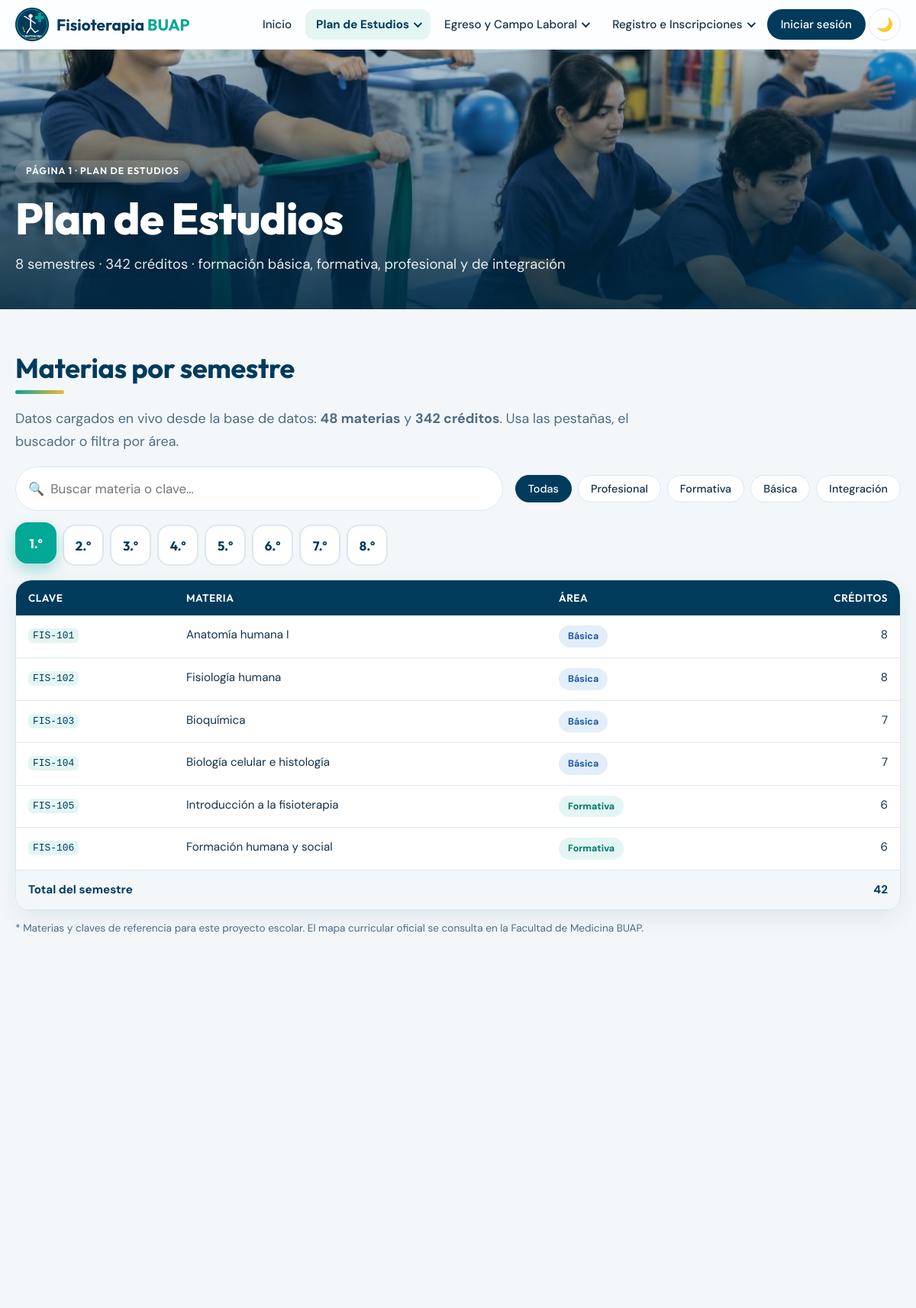
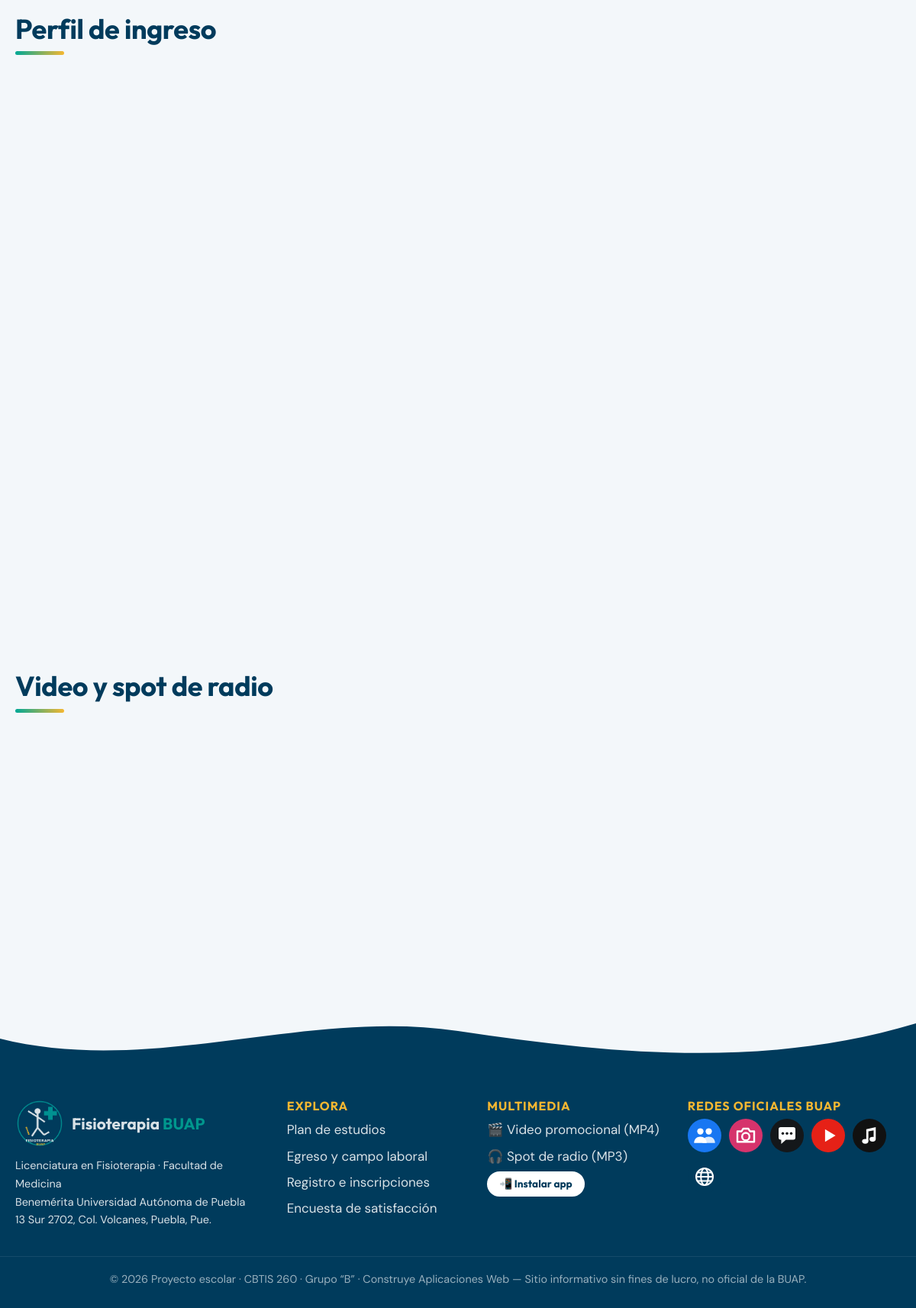
The app's page /plan.php with its own data (2 pictures, top to bottom).
### tables this page shows
CREATE TABLE materias (
  id        INT UNSIGNED NOT NULL AUTO_INCREMENT,
  semestre  TINYINT UNSIGNED NOT NULL,
  clave     VARCHAR(12)  NOT NULL,
  nombre    VARCHAR(120) NOT NULL,
  area      VARCHAR(20)  NOT NULL,      
  creditos  TINYINT UNSIGNED NOT NULL DEFAULT 6,
  PRIMARY KEY (id),
  UNIQUE KEY uq_materias_clave (clave),
  KEY idx_materias_semestre (semestre)
);

### auth.php (called while the page is built, shortened)
<?php
require_once __DIR__ . '/db.php';
function e($texto): string
{
    return htmlspecialchars((string)($texto ?? ''), ENT_QUOTES, 'UTF-8');
}
function usuario(): ?array
{
    return $_SESSION['usuario'] ?? null;
}

### db.php (called while the page is built, shortened)
<?php
function db(): PDO
{
    static $pdo = null;
    if ($pdo instanceof PDO) {
        return $pdo;
    }
    $opciones = [
        PDO::ATTR_ERRMODE            => PDO::ERRMODE_EXCEPTION,
        PDO::ATTR_DEFAULT_FETCH_MODE => PDO::FETCH_ASSOC,
        PDO::ATTR_EMULATE_PREPARES   => false,
    ];
    try {
        if (DB_DRIVER === 'sqlite') {
            $pdo = new PDO('sqlite:' . DB_NAME, null, null, $opciones);
        } else {
            $dsn = 'mysql:host=' . DB_HOST . ';port=' . DB_PORT . ';dbname=' . DB_NAME . ';charset=utf8mb4';
            $pdo = new PDO($dsn, DB_USER, DB_PASS, $opciones);
        }
    } catch (PDOException $ex) {
        error_log('Error de conexión: ' . $ex->getMessage());
        http_response_code(500);
        $titulo = 'Sin conexión a la base de datos';
        include __DIR__ . '/error_db.php';
        exit;
    }
    return $pdo;
}
function q(string $sql, array $params = []): PDOStatement
{
    $st = db()->prepare($sql);
    $st->execute($params);
    return $st;
}

### plan.php (the view, shortened to what this page needs)
<?php
$pagina = 'plan';
$banner = ['img' => 'assets/img/fisio2.jpg', 'etiqueta' => 'Página 1 · Plan de estudios', 'titulo' => 'Plan de Estudios', 'sub' => '8 semestres · 342 créditos · formación básica, formativa, profesional y de integración'];
require __DIR__ . '/includes/header.php';
$materias = q('SELECT semestre, clave, nombre, area, creditos FROM materias ORDER BY semestre, clave')->fetchAll();
$porSem = [];
foreach ($materias as $m) {
    $porSem[(int)$m['semestre']][] = $m;
}
$areas = q('SELECT area, COUNT(*) AS n, SUM(creditos) AS cr FROM materias GROUP BY area ORDER BY cr DESC')->fetchAll();
$totalCr = array_sum(array_column($materias, 'creditos'));
$slug = fn($a) => strtolower(strtr($a, ['á' => 'a', 'é' => 'e', 'í' => 'i', 'ó' => 'o', 'ú' => 'u', 'Á' => 'a']));
?>
<section class="contenedor" id="semestres">
  <div class="cabecera-sec">
    <h2 class="titulo-sec">Materias por semestre</h2>
  </div>
  <p class="lead">Datos cargados en vivo desde la base de datos: <b><?= count($materias) ?> materias</b> y <b><?= (int)$totalCr ?> créditos</b>. Usa las pestañas, el buscador o filtra por área.</p>
  <div class="herramientas">
    <label class="buscador"><span aria-hidden="true">🔍</span><input type="search" id="buscaMateria" placeholder="Buscar materia o clave…" aria-label="Buscar materia"></label>
    <div class="filtros" id="filtrosArea" role="group" aria-label="Filtrar por área">
      <button class="chip-filtro activo" data-area="todas">Todas</button>
      <?php foreach ($areas as $a): ?>
        <button class="chip-filtro" data-area="<?= e($slug($a['area'])) ?>"><?= e($a['area']) ?></button>
      <?php endforeach; ?>
    </div>
  </div>
  <div class="tabs" id="tabs" role="tablist">
    <?php for ($s = 1; $s <= 8; $s++): ?>
      <button class="tab<?= $s === 1 ? ' activo' : '' ?>" role="tab" data-sem="<?= $s ?>" aria-selected="<?= $s === 1 ? 'true' : 'false' ?>"><?= $s ?>.º</button>
    <?php endfor; ?>
  </div>
  <div id="paneles">
    <?php for ($s = 1; $s <= 8; $s++): $lista = $porSem[$s] ?? []; $suma = array_sum(array_column($lista, 'creditos')); ?>
    <div class="panel-sem<?= $s === 1 ? ' visible' : '' ?>" data-sem="<?= $s ?>" role="tabpanel">
      <div class="scroll-x tarjeta-tabla">
        <table class="tabla">
          <thead><tr><th>Clave</th><th>Materia</th><th>Área</th><th class="num">Créditos</th></tr></thead>
          <tbody>
          <?php if (!$lista): ?>
            <tr class="vacio"><td colspan="4">Sin materias registradas.</td></tr>
          <?php else: foreach ($lista as $m): ?>
            <tr data-area="<?= e($slug($m['area'])) ?>">
              <td><code><?= e($m['clave']) ?></code></td>
              <td><?= e($m['nombre']) ?></td>
              <td><span class="chip area-<?= e($slug($m['area'])) ?>"><?= e($m['area']) ?></span></td>
              <td class="num"><?= (int)$m['creditos'] ?></td>
            </tr>
          <?php endforeach; endif; ?>
          </tbody>
          <?php if ($lista): ?><tfoot><tr><td colspan="3">Total del semestre</td><td class="num"><?= (int)$suma ?></td></tr></tfoot><?php endif; ?>
        </table>
      </div>
    </div>
    <?php endfor; ?>
  </div>
  <p class="nota">* Materias y claves de referencia para este proyecto escolar. El mapa curricular oficial se consulta en la Facultad de Medicina BUAP.</p>
</section>
<section class="contenedor dos-col">
</section>
<section class="contenedor" id="ingreso">
  <h2 class="titulo-sec">Perfil de ingreso</h2>
  <div class="grid-3">
  </div>
</section>
<section class="contenedor" id="multimedia">
  <h2 class="titulo-sec">Video y spot de radio</h2>
  <div class="dos-col">
  </div>
</section>
<?php require __DIR__ . '/includes/footer.php'; ?>

### header.php (shortened to what this page needs)
<?php
require_once __DIR__ . '/auth.php';
$pagina      = $pagina ?? '';
$u           = usuario();
$activo      = fn(string ...$p) => in_array($pagina, $p, true) ? ' activo' : '';
?>
<!DOCTYPE html>
<html lang="es">
<head>
<link rel="stylesheet" href="assets/css/style.css?v=3">
</head>
<body data-pagina="<?= e($pagina) ?>">
<header class="nav" id="nav">
  <a href="index.php" class="marca" aria-label="Inicio Fisioterapia BUAP">
    <img src="assets/img/logo-web.png" alt="" width="44" height="44">
    <span>Fisioterapia<b>BUAP</b></span>
  </a>
  <nav id="menu" aria-label="Menú principal">
    <ul class="menu">
      <li><a href="index.php" class="enlace<?= $activo('inicio') ?>">Inicio</a></li>
      <li class="dropdown">
        <button class="enlace<?= $activo('plan', 'materias') ?>" aria-expanded="false">Plan de Estudios <i class="flecha"></i></button>
      </li>
      <li class="dropdown">
        <button class="enlace<?= $activo('campo') ?>" aria-expanded="false">Egreso y Campo Laboral <i class="flecha"></i></button>
      </li>
      <li class="dropdown">
        <button class="enlace<?= $activo('registro', 'encuesta') ?>" aria-expanded="false">Registro e Inscripciones <i class="flecha"></i></button>
      </li>
      <?php if ($u): ?>
      <li class="dropdown cuenta">
        <button class="enlace btn-nav" aria-expanded="false"><span class="avatar"><?= e(mb_strtoupper(mb_substr($u['nombre'], 0, 1))) ?></span><?= e(primer_nombre($u['nombre'])) ?> <i class="flecha"></i></button>
        <ul class="submenu derecha">
          <li class="sub-info"><small><?= e($u['correo']) ?></small><b><?= $u['rol'] === 'admin' ? 'Administrador' : 'Aspirante' ?></b></li>
          <li><a href="registro.php#ficha"><span>📝</span>Mis fichas</a></li>
          <?php if (es_admin()): ?>
          <li><a href="panel.php"><span>📊</span>Panel de control</a></li>
          <li><a href="materias.php"><span>🛠️</span>CRUD de materias</a></li>
          <?php endif; ?>
          <li><a href="logout.php"><span>🚪</span>Cerrar sesión</a></li>
        </ul>
      </li>
      <?php else: ?>
      <li><a href="login.php" class="enlace btn-nav<?= $activo('login') ?>">Iniciar sesión</a></li>
      <?php endif; ?>
      <li><button class="tema" id="tema" aria-label="Cambiar a modo oscuro" title="Modo claro / oscuro">🌙</button></li>
    </ul>
  </nav>
</header>
<main id="contenido">
<?php if (!empty($banner)): ?>
<section class="banner">
  <img class="banner-img" src="<?= e($banner['img']) ?>" alt="" fetchpriority="high">
  <div class="banner-txt">
    <?php if (!empty($banner['etiqueta'])): ?><span class="etiqueta"><?= e($banner['etiqueta']) ?></span><?php endif; ?>
    <h1><?= e($banner['titulo']) ?></h1>
    <?php if (!empty($banner['sub'])): ?><p><?= e($banner['sub']) ?></p><?php endif; ?>
  </div>
</section>
<?php endif; ?>

### footer.php (shortened to what this page needs)
</main>
<footer class="pie">
  <div class="pie-ola" aria-hidden="true">
    <svg viewBox="0 0 1440 80" preserveAspectRatio="none"><path d="M0 40 C 240 90 480 0 720 30 S 1200 80 1440 20 V80 H0Z"/></svg>
  </div>
  <div class="pie-grid">
    <div>
      <a href="index.php" class="marca marca-pie"><img src="assets/img/logo-web.png" alt="Logo de la Licenciatura en Fisioterapia BUAP" width="64" height="64"><span>Fisioterapia<b>BUAP</b></span></a>
      <p>Licenciatura en Fisioterapia · Facultad de Medicina<br>Benemérita Universidad Autónoma de Puebla<br>13 Sur 2702, Col. Volcanes, Puebla, Pue.</p>
    </div>
    <div>
      <h4>Explora</h4>
      <ul>
        <li><a href="plan.php">Plan de estudios</a></li>
        <li><a href="campo.php">Egreso y campo laboral</a></li>
        <li><a href="registro.php">Registro e inscripciones</a></li>
        <li><a href="encuesta.php">Encuesta de satisfacción</a></li>
      </ul>
    </div>
    <div>
      <h4>Multimedia</h4>
      <ul>
        <li><a href="assets/media/promo_fisioterapia.mp4" target="_blank" rel="noopener">🎬 Video promocional (MP4)</a></li>
        <li><a href="assets/media/spot_fisioterapia.mp3" target="_blank" rel="noopener">🎧 Spot de radio (MP3)</a></li>
      </ul>
      <button id="instalar" class="btn btn-claro btn-chico" hidden>📲 Instalar app</button>
    </div>
    <div>
      <h4>Redes oficiales BUAP</h4>
      <div class="redes">
        <a href="https://www.facebook.com/BUAPoficial" target="_blank" rel="noopener" title="Facebook BUAP"><img src="assets/img/redes/facebook.svg" alt="Facebook de la BUAP" width="44" height="44"></a>
        <a href="https://www.instagram.com/buapoficial/" target="_blank" rel="noopener" title="Instagram BUAP"><img src="assets/img/redes/instagram.svg" alt="Instagram de la BUAP" width="44" height="44"></a>
        <a href="https://x.com/BUAPoficial" target="_blank" rel="noopener" title="X BUAP"><img src="assets/img/redes/x.svg" alt="X (Twitter) de la BUAP" width="44" height="44"></a>
        <a href="https://www.youtube.com/@BUAPoficial" target="_blank" rel="noopener" title="YouTube BUAP"><img src="assets/img/redes/youtube.svg" alt="YouTube de la BUAP" width="44" height="44"></a>
        <a href="https://www.tiktok.com/@buapoficial" target="_blank" rel="noopener" title="TikTok BUAP"><img src="assets/img/redes/tiktok.svg" alt="TikTok de la BUAP" width="44" height="44"></a>
        <a href="https://www.buap.mx" target="_blank" rel="noopener" title="Sitio oficial BUAP"><img src="assets/img/redes/web.svg" alt="Sitio oficial de la BUAP" width="44" height="44"></a>
      </div>
    </div>
  </div>
  <p class="copy">© 2026 Proyecto escolar · CBTIS 260 · Grupo “B” · Construye Aplicaciones Web — Sitio informativo sin fines de lucro, no oficial de la BUAP.</p>
</footer>
</body>
</html>

### records on screen
materias: clave "FIS-101", nombre "Anatomía humana I", area "Básica", creditos "8"
materias: clave "FIS-102", nombre "Fisiología humana", area "Básica", creditos "8"
materias: clave "FIS-103", nombre "Bioquímica", area "Básica", creditos "7"
materias: clave "FIS-104", nombre "Biología celular e histología", area "Básica", creditos "7"
materias: clave "FIS-105", nombre "Introducción a la fisioterapia", area "Formativa", creditos "6"
materias: clave "FIS-106", nombre "Formación humana y social", area "Formativa", creditos "6"

### other values on screen
$banner['etiqueta'] "PÁGINA 1 · PLAN DE ESTUDIOS"
$banner['titulo'] "Plan de Estudios"
$banner['sub'] "8 semestres · 342 créditos · formación básica, formativa, profesional y de integración"
count($materias) "48"
$totalCr "342"
$a['area'] "Profesional"
$a['area'] "Formativa"
$a['area'] "Básica"
$a['area'] "Integración"
$suma "42"
